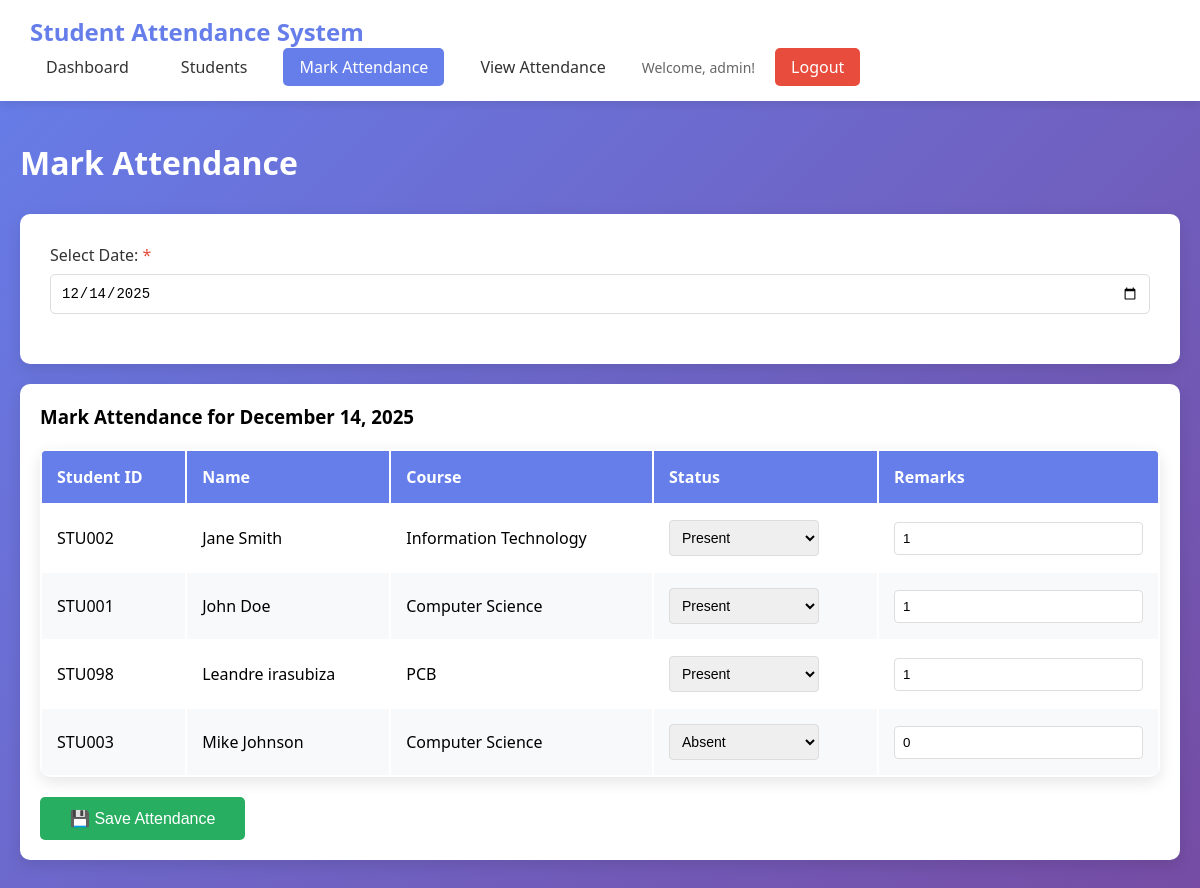
Screenshot of /attendance.php (signed in) with the database file from the repository.
### tables this page shows
CREATE TABLE `students` (
  `id` int(11) NOT NULL,
  `student_id` varchar(20) NOT NULL,
  `name` varchar(100) NOT NULL,
  `email` varchar(100) NOT NULL,
  `course` varchar(100) DEFAULT NULL,
  `year_level` int(11) DEFAULT NULL,
  `created_at` timestamp NOT NULL DEFAULT current_timestamp()
);

CREATE TABLE `attendance_records` (
  `id` int(11) NOT NULL,
  `student_id` int(11) NOT NULL,
  `date` date NOT NULL,
  `status` enum('present','absent','late') NOT NULL,
  `marked_by` int(11) NOT NULL,
  `remarks` text DEFAULT NULL,
  `created_at` timestamp NOT NULL DEFAULT current_timestamp()
);

### includes/session.php (called while the page is built, shortened)
<?php
function getUser() {
    return [
        'id' => $_SESSION['user_id'] ?? null,
        'username' => $_SESSION['username'] ?? null,
        'role' => $_SESSION['role'] ?? null
    ];
}
?>

### attendance.php (the view, shortened to what this page needs)
<?php
require_once 'config/database.php';
require_once 'includes/session.php';
$user = getUser();
$selected_date = isset($_POST['attendance_date']) ? $_POST['attendance_date'] : date('Y-m-d');
try {
    $stmt = $pdo->query("SELECT * FROM students ORDER BY name ASC");
    $students = $stmt->fetchAll();
} catch (PDOException $e) {
    $students = [];
    $error = 'Error loading students: ' . $e->getMessage();
}
$existing_attendance = [];
try {
    $stmt = $pdo->prepare("SELECT student_id, status, remarks FROM attendance_records WHERE date = :date");
    $stmt->execute([':date' => $selected_date]);
    while ($row = $stmt->fetch()) {
        $existing_attendance[$row['student_id']] = [
            'status' => $row['status'],
            'remarks' => $row['remarks']
        ];
    }
} catch (PDOException $e) {
}
?>
<!DOCTYPE html>
<html lang="en">
<head>
    <link rel="stylesheet" href="style.css">
</head>
<body>
    <div class="container">
        <nav class="navbar">
            <h1>Student Attendance System</h1>
            <div class="nav-links">
                <a href="dashboard.php">Dashboard</a>
                <a href="students.php">Students</a>
                <a href="attendance.php" class="active">Mark Attendance</a>
                <a href="view_attendance.php">View Attendance</a>
                <span class="user-info">Welcome, <?php echo htmlspecialchars($user['username']); ?>!</span>
                <a href="logout.php" class="btn-logout">Logout</a>
            </div>
        </nav>
        <div class="content">
            <h2>Mark Attendance</h2>
            <form method="POST" action="attendance.php" class="form-card">
                <div class="form-group">
                    <label>Select Date: <span class="required">*</span></label>
                    <input type="date" name="attendance_date"
                           value="<?php echo htmlspecialchars($selected_date); ?>"
                           max="<?php echo date('Y-m-d'); ?>"
                           onchange="this.form.submit()">
                </div>
            </form>
            <?php if (empty($students)): ?>
                <div class="alert alert-info">No students found. Please add students first by clicking "Students" menu and then "Add New Student".</div>
            <?php else: ?>
                <form method="POST" action="attendance.php">
                    <div style="background: white; padding: 20px; border-radius: 10px; box-shadow: 0 5px 15px rgba(0,0,0,0.1);">
                        <h3 style="margin-bottom: 20px;">Mark Attendance for <?php echo date('F d, Y', strtotime($selected_date)); ?></h3>
                        <table class="data-table">
                            <thead>
                                <tr>
                                    <th>Student ID</th>
                                    <th>Name</th>
                                    <th>Course</th>
                                    <th>Status</th>
                                    <th>Remarks</th>
                                </tr>
                            </thead>
                            <tbody>
                                <?php foreach ($students as $student):
                                    $current_status = isset($existing_attendance[$student['id']]) ? $existing_attendance[$student['id']]['status'] : '';
                                    $current_remarks = isset($existing_attendance[$student['id']]) ? $existing_attendance[$student['id']]['remarks'] : '';
                                ?>
                                    <tr>
                                        <td><?php echo htmlspecialchars($student['student_id']); ?></td>
                                        <td><?php echo htmlspecialchars($student['name']); ?></td>
                                        <td><?php echo htmlspecialchars($student['course']); ?></td>
                                        <td>
                                            <select name="attendance[<?php echo $student['id']; ?>]" class="status-select">
                                                <option value="present" <?php echo ($current_status === 'present') ? 'selected' : ''; ?>>Present</option>
                                                <option value="absent" <?php echo ($current_status === 'absent') ? 'selected' : ''; ?>>Absent</option>
                                            </select>
                                        </td>
                                        <td>
                                            <input type="text"
                                                   name="remarks[<?php echo $student['id']; ?>]"
                                                   class="remarks-input"
                                                   value="<?php echo htmlspecialchars($current_remarks); ?>"
                                                   placeholder="Optional remarks">
                                        </td>
                                    </tr>
                                <?php endforeach; ?>
                            </tbody>
                        </table>
                        <div class="form-actions" style="margin-top: 20px;">
                            <button type="submit" class="btn btn-success" style="font-size: 16px; padding: 12px 30px;">
                                💾 Save Attendance
                            </button>
                        </div>
                    </div>
                </form>
            <?php endif; ?>
        </div>
    </div>
</body>
</html>

### style.css (style rules this page uses)
* { margin: 0; padding: 0; box-sizing: border-box; }
body { font-family: 'Segoe UI', Tahoma, Geneva, Verdana, sans-serif; background: linear-gradient(135deg, #667eea 0%, #764ba2 100%); min-height: 100vh; }
.container { min-height: 100vh; padding-bottom: 40px; }
.navbar { background: white; padding: 15px 30px; display: flex; justify-content: space-between; align-items: center; box-shadow: 0 2px 10px rgba(0,0,0,0.1); flex-wrap: wrap; }
.navbar h1 { color: #667eea; font-size: 24px; }
.nav-links { display: flex; gap: 20px; align-items: center; flex-wrap: wrap; }
.nav-links a { text-decoration: none; color: #333; padding: 8px 16px; border-radius: 5px; transition: background 0.3s; }
.nav-links a:hover, .nav-links a.active { background: #667eea; color: white; }
.user-info { color: #666; font-size: 14px; }
.btn-logout { background: #e74c3c; color: white !important; }
.content { max-width: 1200px; margin: 40px auto; padding: 0 20px; }
.content h2 { color: white; margin-bottom: 30px; font-size: 32px; }
.form-card, .filter-card { background: white; padding: 30px; border-radius: 10px; box-shadow: 0 5px 15px rgba(0,0,0,0.1); margin-bottom: 20px; }
.form-group { margin-bottom: 20px; }
.form-group label { display: block; margin-bottom: 8px; color: #333; font-weight: 500; }
.required { color: #e74c3c; }
.form-group input[type="text"], .form-group input[type="email"], .form-group input[type="password"], .form-group input[type="date"], .form-group select, .status-select { width: 100%; padding: 10px; border: 1px solid #ddd; border-radius: 5px; font-size: 14px; }
.form-actions { display: flex; gap: 10px; margin-top: 30px; }
.btn { padding: 10px 20px; border: none; border-radius: 5px; cursor: pointer; text-decoration: none; display: inline-block; font-size: 14px; transition: all 0.3s; }
.btn-success { background: #27ae60; color: white; }
.data-table { width: 100%; background: white; border-radius: 10px; overflow: hidden; box-shadow: 0 5px 15px rgba(0,0,0,0.1); }
.data-table thead { background: #667eea; color: white; }
.data-table th, .data-table td { padding: 15px; text-align: left; }
.data-table tbody tr:nth-child(even) { background: #f8f9fa; }

### attendance.php (style rules this page uses)
.status-select { width: 150px; padding: 8px; border: 1px solid #ddd; border-radius: 4px; }
.remarks-input { width: 100%; padding: 8px; border: 1px solid #ddd; border-radius: 4px; }

### rows the page displays
students: student "STU002", name "Jane Smith", course "Information Technology", id "Present", id "1"
students: student "STU001", name "John Doe", course "Computer Science", id "Present", id "1"
students: student "STU098", name "Leandre irasubiza", course "PCB", id "Present", id "1"
students: student "STU003", name "Mike Johnson", course "Computer Science", id "Absent", id.remarks "0"

### other values shown
$user['username'] "admin"
date('F d, Y', strtotime($selected_date)) "December 14, 2025"
